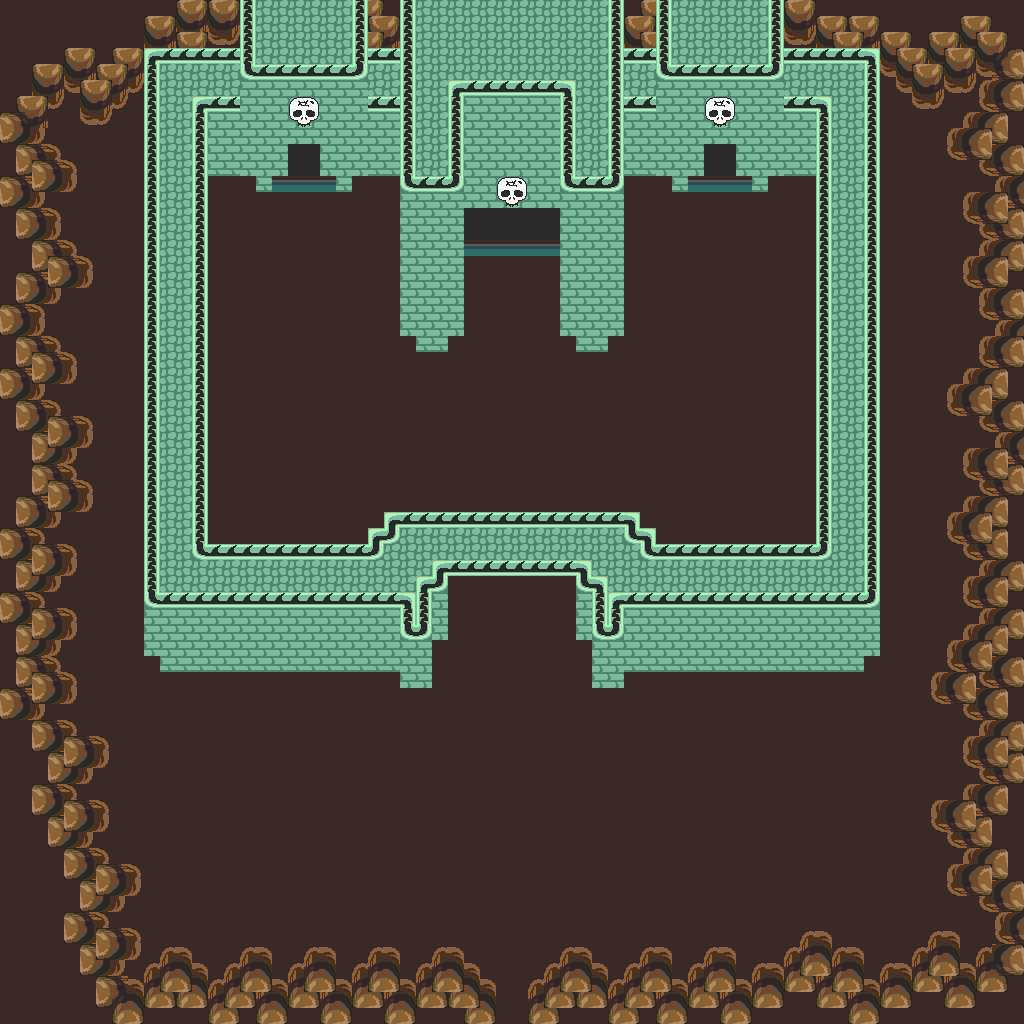

A level layout from a 2D game, rendered from its tile map. Below: a short description, then the map file with tile-grid data replaced by summaries:
An orthogonal 64x64 tile map with 16x16 px tiles, 1 tile layer (base), 1 hidden layer not drawn and 47 objects.

<map version="1.10" tiledversion="1.12.1" orientation="orthogonal" renderorder="right-down" width="64" height="64" tilewidth="16" tileheight="16" infinite="0" nextlayerid="3" nextobjectid="48">
 <tileset firstgid="1" source="../classiciphone_pics4.tsx" />
 <layer id="1" name="base" width="64" height="64">
  <data>[4096 cells, 4096 non-empty, 45 distinct tile ids]</data>
 </layer>
 <layer id="2" name="collision" width="64" height="64" visible="0">
  <properties><property name="collision" value="true" /></properties>
  <data>[4096 cells, 1410 non-empty, 1 distinct tile ids]</data>
 </layer>
 <objectgroup id="3" name="npcs">
  <object id="1" x="432.0" y="560.0" width="16" height="16">
   <properties>
    <property name="gani" value="gate1.png" />
    <property name="script" type="string">-- Auto-converted from GraalScript
-- //by KKKKKKKKKKKKEVIN AZZITE
-- function onCreated()
-- {
-- setimg("gate1.png");
end
-- function onPlayerTouchsMe()
-- {
-- dontblock();
-- setimg("gate2.png");
-- sleep(3);
-- resetImage();
end
-- function resetImage()
-- {
-- blockagain();
-- setimg("gate1.png");
end</property>
   </properties>
  </object>
  <object id="2" x="608.0" y="240.0" width="16" height="16">
   <properties>
    <property name="gani" value="classic_tower_corners.png" />
    <property name="script" type="string">-- Auto-converted from GraalScript
-- [CLIENT-SIDE — server no-op]
-- if (created) {
-- setimgpart classic_tower_corners.png,16,16,16,112;
-- setcoloreffect 123/255*(1+.3),189/255*(1+.3),148/255*(1+.3),1;
-- drawunderplayer;
-- dontblock;
-- }</property>
   </properties>
  </object>
  <object id="3" x="608.0" y="192.0" width="16" height="16">
   <properties>
    <property name="gani" value="classic_tower_corners.png" />
    <property name="script" type="string">-- Auto-converted from GraalScript
-- [CLIENT-SIDE — server no-op]
-- if (created) {
-- setimgpart classic_tower_corners.png,16,16,16,112;
-- setcoloreffect 123/255*(1+.3),189/255*(1+.3),148/255*(1+.3),1;
-- drawunderplayer;
-- dontblock;
-- }</property>
   </properties>
  </object>
  <object id="4" x="400.0" y="192.0" width="16" height="16">
   <properties>
    <property name="gani" value="classic_tower_corners.png" />
    <property name="script" type="string">-- Auto-converted from GraalScript
-- [CLIENT-SIDE — server no-op]
-- if (created) {
-- setimgpart classic_tower_corners.png,0,16,16,112;
-- setcoloreffect 123/255*(1+.3),189/255*(1+.3),148/255*(1+.3),1;
-- drawunderplayer;
-- dontblock;
-- }</property>
   </properties>
  </object>
  <object id="5" x="400.0" y="240.0" width="16" height="16">
   <properties>
    <property name="gani" value="classic_tower_corners.png" />
    <property name="script" type="string">-- Auto-converted from GraalScript
-- [CLIENT-SIDE — server no-op]
-- if (created) {
-- setimgpart classic_tower_corners.png,0,16,16,112;
-- setcoloreffect 123/255*(1+.3),189/255*(1+.3),148/255*(1+.3),1;
-- drawunderplayer;
-- dontblock;
-- }</property>
   </properties>
  </object>
  <object id="6" x="240.0" y="80.0" width="16" height="16">
   <properties>
    <property name="gani" value="classic_tower_corners.png" />
    <property name="script" type="string">-- Auto-converted from GraalScript
-- [CLIENT-SIDE — server no-op]
-- if (created) {
-- setimgpart classic_tower_corners.png,0,16,16,112;
-- setcoloreffect 123/255*(1+.3),189/255*(1+.3),148/255*(1+.3),1;
-- drawunderplayer;
-- dontblock;
-- }</property>
   </properties>
  </object>
  <object id="7" x="352.0" y="80.0" width="16" height="16">
   <properties>
    <property name="gani" value="classic_tower_corners.png" />
    <property name="script" type="string">-- Auto-converted from GraalScript
-- [CLIENT-SIDE — server no-op]
-- if (created) {
-- setimgpart classic_tower_corners.png,16,16,16,112;
-- setcoloreffect 123/255*(1+.3),189/255*(1+.3),148/255*(1+.3),1;
-- drawunderplayer;
-- dontblock;
-- }</property>
   </properties>
  </object>
  <object id="8" x="656.0" y="80.0" width="16" height="16">
   <properties>
    <property name="gani" value="classic_tower_corners.png" />
    <property name="script" type="string">-- Auto-converted from GraalScript
-- [CLIENT-SIDE — server no-op]
-- if (created) {
-- setimgpart classic_tower_corners.png,0,16,16,112;
-- setcoloreffect 123/255*(1+.3),189/255*(1+.3),148/255*(1+.3),1;
-- drawunderplayer;
-- dontblock;
-- }</property>
   </properties>
  </object>
  <object id="9" x="768.0" y="80.0" width="16" height="16">
   <properties>
    <property name="gani" value="classic_tower_corners.png" />
    <property name="script" type="string">-- Auto-converted from GraalScript
-- [CLIENT-SIDE — server no-op]
-- if (created) {
-- setimgpart classic_tower_corners.png,16,16,16,112;
-- setcoloreffect 123/255*(1+.3),189/255*(1+.3),148/255*(1+.3),1;
-- drawunderplayer;
-- dontblock;
-- }</property>
   </properties>
  </object>
  <object id="10" x="736.0" y="160.0" width="16" height="16">
   <properties>
    <property name="gani" value="classic_tower_corners.png" />
    <property name="script" type="string">-- Auto-converted from GraalScript
-- [CLIENT-SIDE — server no-op]
-- if (created) {
-- setimgpart classic_tower_corners.png,0,96,16,32;
-- setcoloreffect 123/255*(1+.3),189/255*(1+.3),148/255*(1+.3),1;
-- drawunderplayer;
-- dontblock;
-- }</property>
   </properties>
  </object>
  <object id="11" x="688.0" y="160.0" width="16" height="16">
   <properties>
    <property name="gani" value="classic_tower_corners.png" />
    <property name="script" type="string">-- Auto-converted from GraalScript
-- [CLIENT-SIDE — server no-op]
-- if (created) {
-- setimgpart classic_tower_corners.png,16,96,16,32;
-- setcoloreffect 123/255*(1+.3),189/255*(1+.3),148/255*(1+.3),1;
-- drawunderplayer;
-- dontblock;
-- }</property>
   </properties>
  </object>
  <object id="12" x="272.0" y="160.0" width="16" height="16">
   <properties>
    <property name="gani" value="classic_tower_corners.png" />
    <property name="script" type="string">-- Auto-converted from GraalScript
-- [CLIENT-SIDE — server no-op]
-- if (created) {
-- setimgpart classic_tower_corners.png,16,96,16,32;
-- setcoloreffect 123/255*(1+.3),189/255*(1+.3),148/255*(1+.3),1;
-- drawunderplayer;
-- dontblock;
-- }</property>
   </properties>
  </object>
  <object id="13" x="320.0" y="160.0" width="16" height="16">
   <properties>
    <property name="gani" value="classic_tower_corners.png" />
    <property name="script" type="string">-- Auto-converted from GraalScript
-- [CLIENT-SIDE — server no-op]
-- if (created) {
-- setimgpart classic_tower_corners.png,0,96,16,32;
-- setcoloreffect 123/255*(1+.3),189/255*(1+.3),148/255*(1+.3),1;
-- drawunderplayer;
-- dontblock;
-- }</property>
   </properties>
  </object>
  </objectgroup>
</map>
<!-- 34 of 47 objects omitted -->
